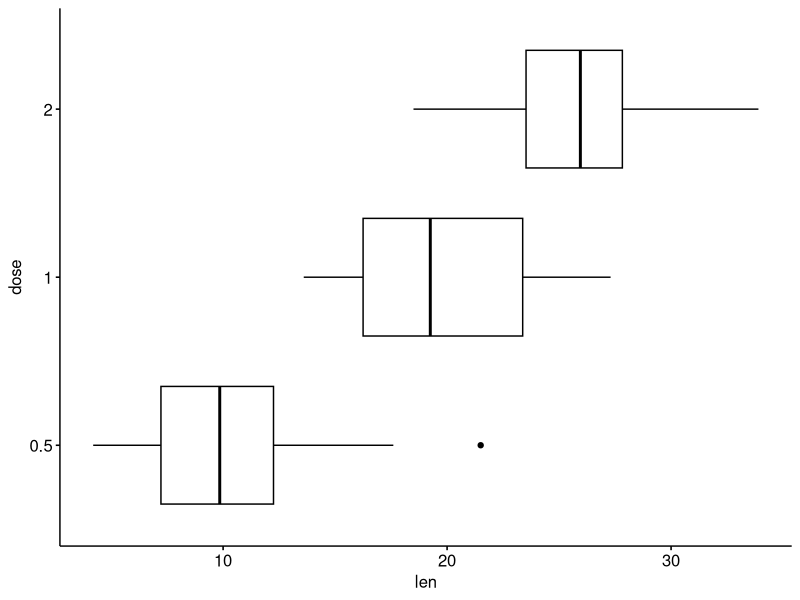
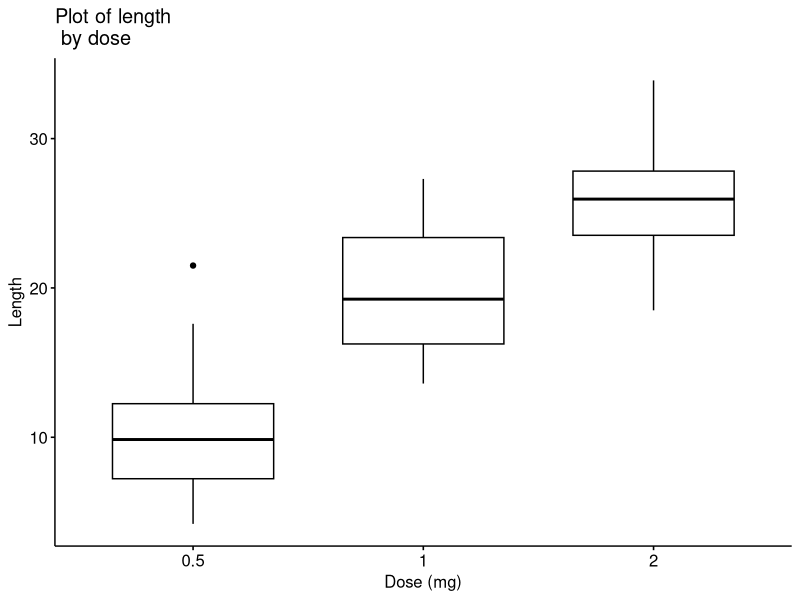
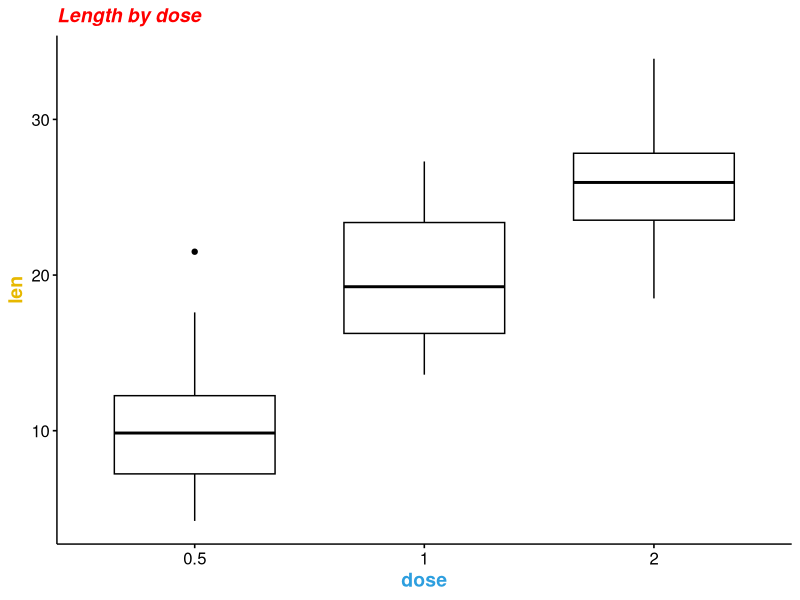
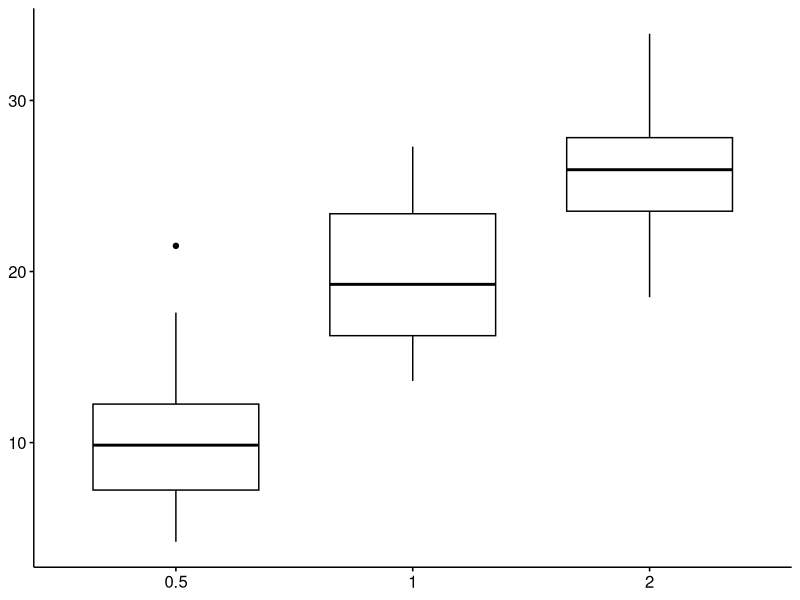
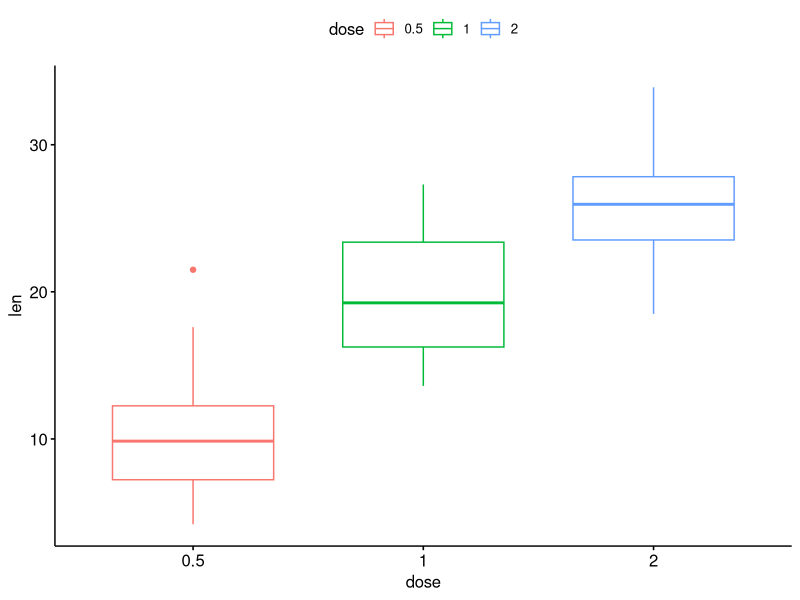
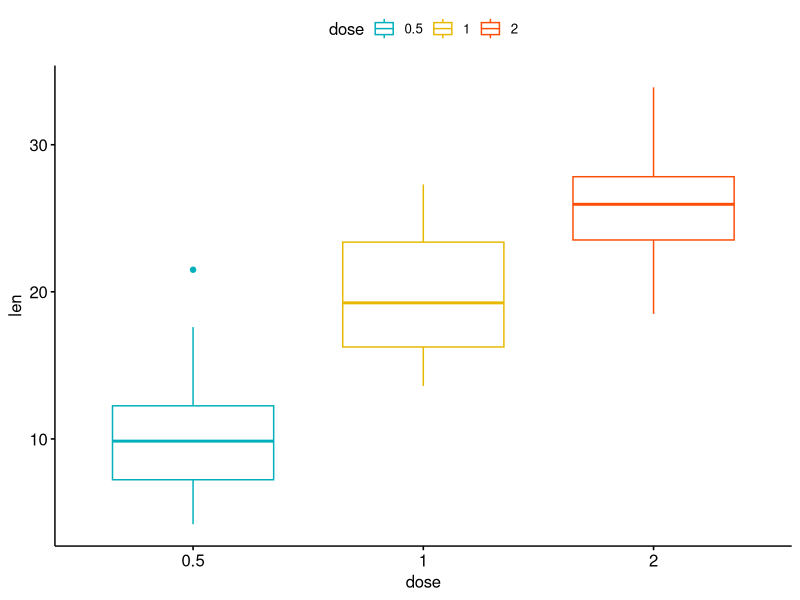
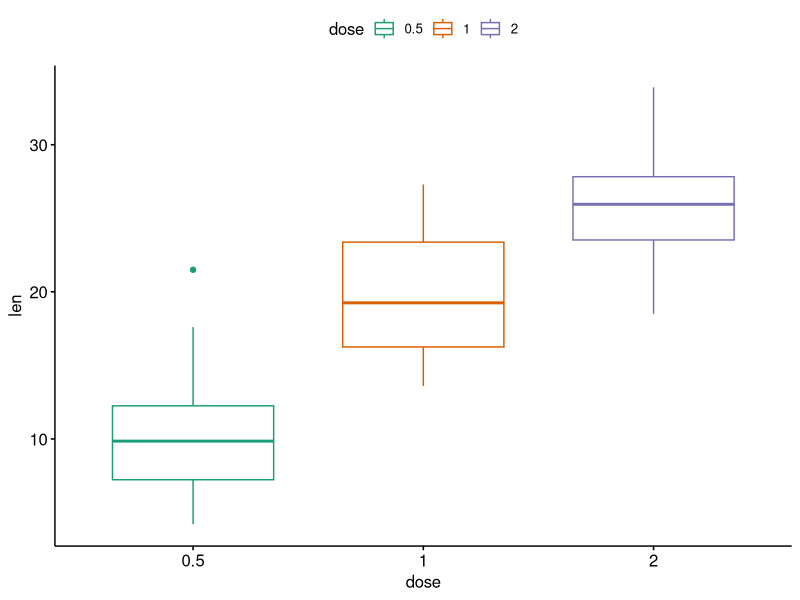
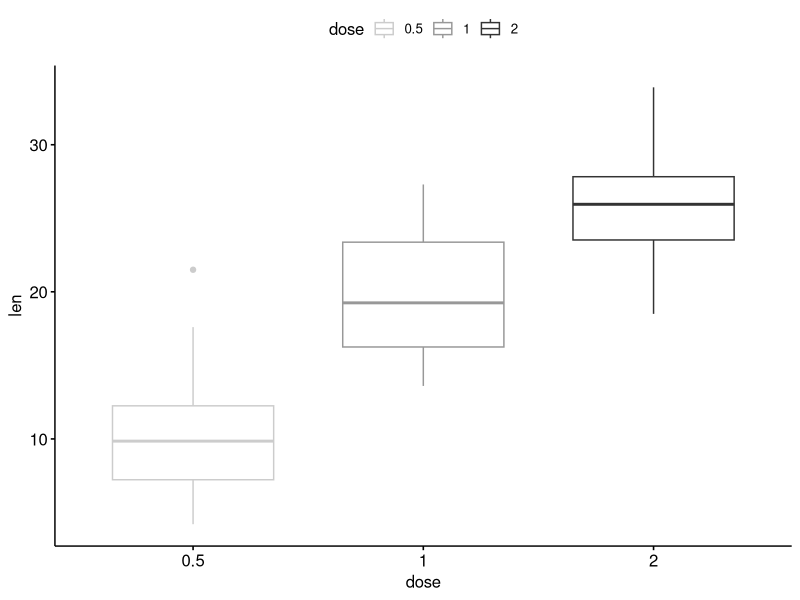

Reproduce these figures in R, in order.
library(ggpubr)


### Name: ggpar
### Title: Graphical parameters
### Aliases: ggpar

### ** Examples

# Load data
data("ToothGrowth")
df <- ToothGrowth

# Basic box plot
# +++++++++++++++++++++++++++

p <- ggboxplot(df, x = "dose", y = "len")

# Change the plot orientation: horizontal
ggpar(p, orientation = "horiz")


 # Change main title and axis labels
 # ++++++++++++++++++++++++++++

 ggpar(p,
   main = "Plot of length \n by dose",
   xlab = "Dose (mg)", ylab = "Length")

 # Title font styles: 'plain', 'italic', 'bold', 'bold.italic'
 ggpar(p,
   main = "Length by dose",
   font.main = c(14,"bold.italic", "red"),
   font.x = c(14, "bold", "#2E9FDF"),
   font.y = c(14, "bold", "#E7B800"))

 # Hide axis labels
 ggpar(p, xlab = FALSE, ylab = FALSE)


# Change colors
# ++++++++++++++++++++++

# Change outline colors by groups: dose
 p2 <- ggboxplot(df, "dose", "len", color = "dose")
 p2

# Use custom color palette
ggpar(p2, palette = c("#00AFBB", "#E7B800", "#FC4E07"))

# Use brewer palette
ggpar(p2, palette = "Dark2" )

# Use grey palette
ggpar(p2, palette = "grey")

# Use scientific journal palette from ggsci package
ggpar(p2, palette = "npg") # nature

# Axis ticks, limits, scales
# +++++++++++++++++++++++++

# Axis ticks labels and rotation
ggpar(p,
 font.tickslab = c(14,"bold", "#993333"),
 xtickslab.rt = 45, ytickslab.rt = 45)
# Hide axis ticks and tick labels
ggpar(p, ticks = FALSE, tickslab = FALSE)

# Axis limits
ggpar(p, ylim = c(0, 50))

# Axis scale
ggpar(p, yscale = "log2")

# Format axis scale
ggpar(p, yscale = "log2", format.scale = TRUE)

# Legends
# ++++++++++++++++++
# Change legend position and title
ggpar(p2,
 legend = "right", legend.title = "Dose (mg)",
 font.legend = c(10, "bold", "red"))
